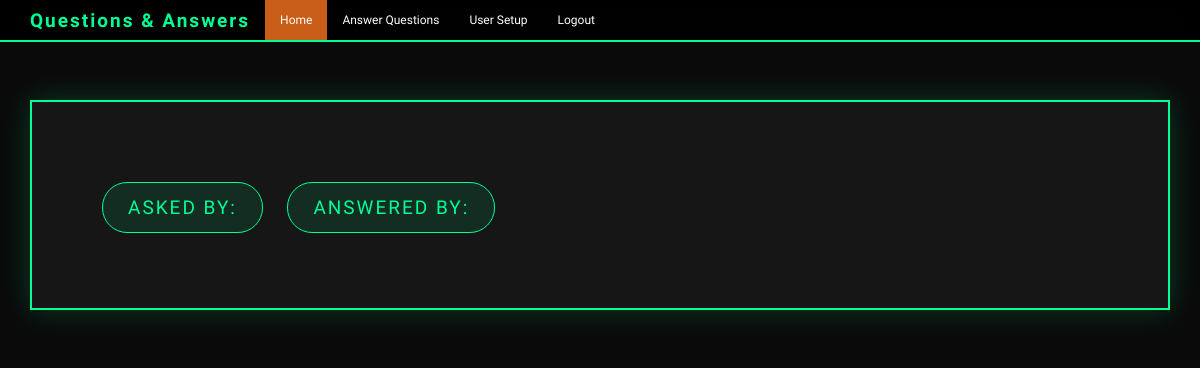
Page /question/1 (signed in) on the earlier database version.
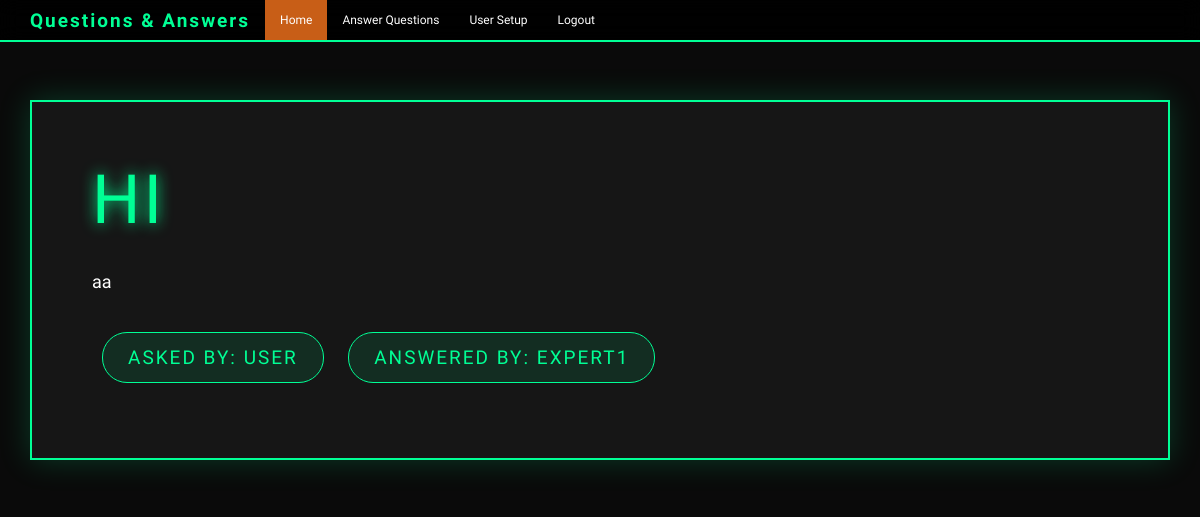
Same page on the later database version.
### tables this page shows
CREATE TABLE questions(
    id integer primary key autoincrement,
    question_text text not null,
    answer_text text,
    asked_by_id integer not null,
    expert_id integer not null
);

CREATE TABLE users(
    id integer primary key autoincrement,
    name text not null,
    password text not null,
    expert boolean not null,
    admin boolean not null
);

### app.py (the view)
@app.route('/question/<question_id>')
def question(question_id):
    user = get_current_user()
    db = get_db()
    question_cur = db.execute('select questions.question_text, questions.answer_text, askers.name as asker_name, experts.name as expert_name from questions join users as askers on askers.id = questions.asked_by_id join users as experts on experts.id = questions.expert_id where questions.id = ?', [question_id])
    question = question_cur.fetchone()
    return render_template('question.html', user=user, question=question)

### app.py (called while the page is built)
def get_current_user():
    user_result = None
    if 'user' in session:
        user = session['user']
        db = get_db()
        user_cur = db.execute('select id, name, password, expert, admin from users where name = ?', [user])
        user_result = user_cur.fetchone()
    return user_result

### database.py (called while the page is built)
def connect_db():
    sql=sqlite3.connect('C:/Users/DELL/Documents/GitHub/Answer_Questoin_platform/questions.db')
    sql.row_factory=sqlite3.Row
    return sql

def get_db():
    if not hasattr(g,'sqlite3'):
        g.sqlite_db=connect_db()
    return g.sqlite_db

### templates/question.html (shortened to what this page needs)
<!DOCTYPE html>
<html lang="en">
<head>
    <link href="{{ url_for('static', filename='bootstrap.min.css') }}" rel="stylesheet">
    <link href="https://cdnjs.cloudflare.com/ajax/libs/animate.css/4.1.1/animate.min.css" rel="stylesheet">
</head>
<body>
    <div id="particles-js"></div>
    <nav class="navbar navbar-inverse navbar-fixed-top">
      <div class="container">
        <div class="navbar-header">
          <a class="navbar-brand" href="#">Questions & Answers</a>
        </div>
        <div id="navbar" class="navbar-collapse collapse">
          <ul class="nav navbar-nav">
            <li class="active"><a href="{{ url_for('index') }}">Home</a></li>
            {% if user and user['expert'] == 1 %}
            <li><a href="{{ url_for('unanswered') }}">Answer Questions</a></li>
            {% endif %}
            {% if user and user['admin'] == 1 %}
            <li><a href="{{ url_for('users') }}">User Setup</a></li>
            {% endif %}
            {% if user %}
            <li><a href="{{ url_for('logout') }}">Logout</a></li>
            {% endif %}
          </ul>
        </div>
      </div>
    </nav>
    <div class="container theme-showcase animate__animated animate__fadeIn" role="main">
        <div class="jumbotron animate__animated animate__slideInDown">
            <h1>{{ question['question_text'] }}</h1>
            <p>{{ question['answer_text'] }}</p>
            <p>
                <a class="btn btn-primary btn-lg animate__animated animate__fadeInLeft">
                    Asked By: {{ question['asker_name'] }}
                </a>
                <a class="btn btn-primary btn-lg animate__animated animate__fadeInRight">
                    Answered By: {{ question['expert_name'] }}
                </a>
            </p>
        </div>
    </div>
</body>
</html>

Differences in the rows shown:
added questions: question_text "HI", answer_text "aa"
added users: asker_name "USER"
now on this page (row unchanged): users: expert_name "EXPERT1"
